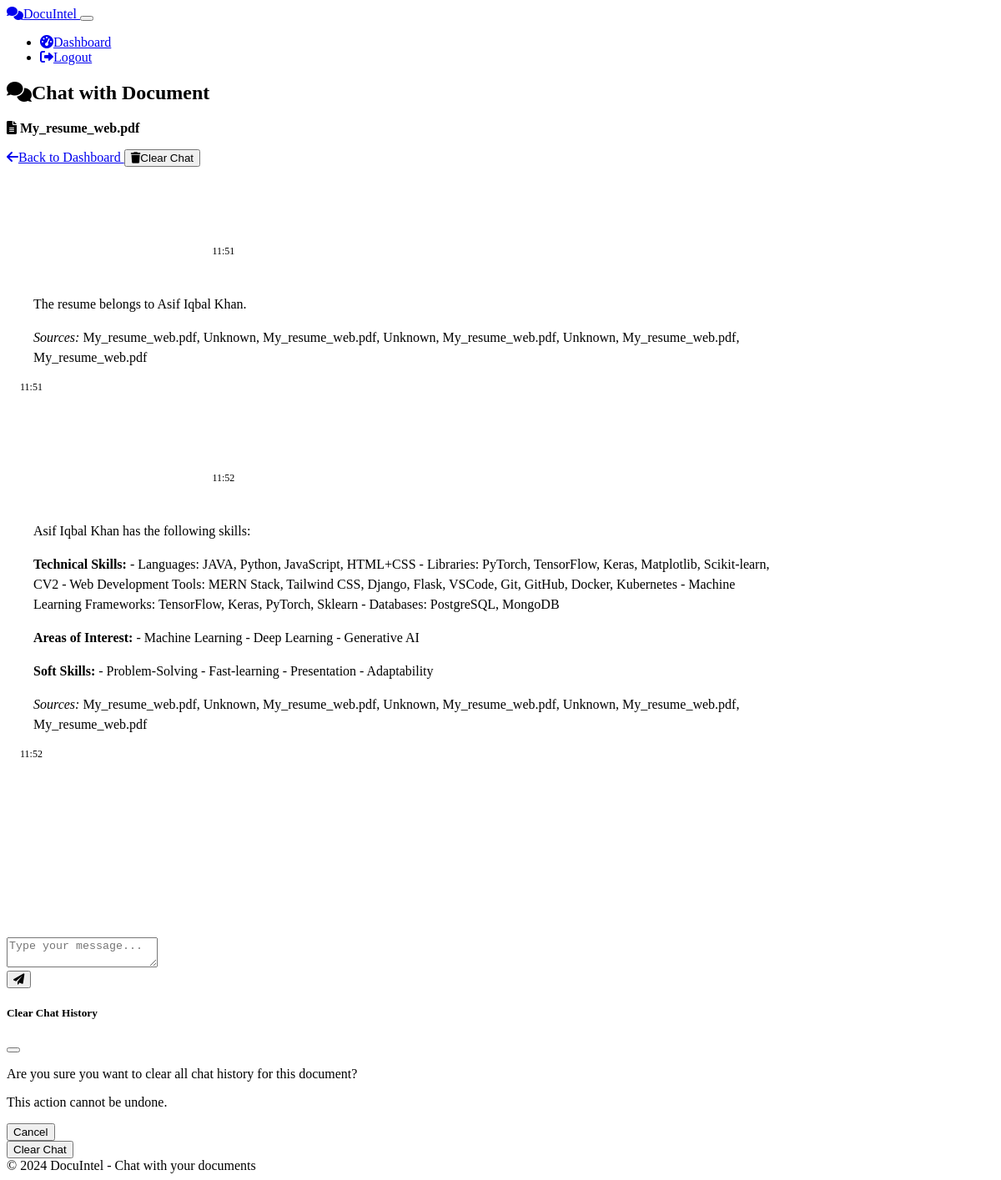
The page /chat/3 (signed in) on the database its author committed.
### models.py (models this page shows, shortened)
class Document(db.Model):
    id = db.Column(db.Integer, primary_key=True)
    user_id = db.Column(db.Integer, db.ForeignKey('user.id'), nullable=False)
    filename = db.Column(db.String(255), nullable=False)
    original_filename = db.Column(db.String(255), nullable=False)
    file_path = db.Column(db.String(512), nullable=False)
    file_type = db.Column(db.String(20), nullable=False)
    file_size = db.Column(db.Integer, nullable=False)  # in bytes
    processed = db.Column(db.Boolean, default=False)
    uploaded_at = db.Column(db.DateTime, default=datetime.utcnow)
    extracted_text = db.Column(db.Text, nullable=True)
    chat_sessions = db.relationship('ChatSession', backref='document', lazy='dynamic', cascade='all, delete-orphan')
    group_chats = db.relationship('GroupChatSession', secondary=document_group_chat, back_populates='documents')

class ChatMessage(db.Model):
    id = db.Column(db.Integer, primary_key=True)
    chat_session_id = db.Column(db.Integer, db.ForeignKey('chat_session.id'), nullable=False)
    is_user = db.Column(db.Boolean, default=True)  # True for user messages, False for bot messages
    content = db.Column(db.Text, nullable=False)
    timestamp = db.Column(db.DateTime, default=datetime.utcnow)

### routes/chat.py (the view)
@chat_bp.route('/chat/<int:chat_id>', methods=['GET'])
@login_required
def chat_view(chat_id):
    chat_session = ChatSession.query.filter_by(
        id=chat_id,
        user_id=current_user.id
    ).first_or_404()
    document = Document.query.filter_by(
        id=chat_session.document_id,
        user_id=current_user.id
    ).first_or_404()
    messages = ChatMessage.query.filter_by(
        chat_session_id=chat_id
    ).order_by(ChatMessage.timestamp).all()
    form = MessageForm()
    return render_template(
        'chat.html',
        chat_session=chat_session,
        document=document,
        messages=messages,
        form=form
    )

### routes/chat.py
class MessageForm(FlaskForm):
    message = TextAreaField('Your Message', validators=[DataRequired()])
    submit = SubmitField('Send')

### app.py (called while the page is built)
@app.template_filter('markdown')
def markdown_filter(text):
    return markdown.markdown(text)

@app.context_processor
def utility_processor():
    from datetime import datetime
    return {
        'now': datetime.now
    }

@login_manager.user_loader
def load_user(user_id):
    from models import User
    return User.query.get(int(user_id))

### templates/chat.html (shortened to what this page needs)
{% extends 'base.html' %}
{% block content %}
<div class="row mb-3">
    <div class="col-lg-8">
        <h2><i class="fas fa-comments me-2"></i>Chat with Document</h2>
        <p>
            <i class="fas fa-file-alt me-1"></i>
            <strong>{{ document.original_filename }}</strong>
        </p>
    </div>
    <div class="col-lg-4 text-end">
        <a href="{{ url_for('document.dashboard') }}" class="btn btn-secondary">
            <i class="fas fa-arrow-left me-2"></i>Back to Dashboard
        </a>
        <button class="btn btn-danger" data-bs-toggle="modal" data-bs-target="#clearChatModal">
            <i class="fas fa-trash me-2"></i>Clear Chat
        </button>
    </div>
</div>
<div class="card shadow chat-container">
    <div class="message-container" id="messageContainer">
        {% if messages %}
            {% for message in messages %}
                <div class="message {% if message.is_user %}user-message{% else %}bot-message{% endif %}">
                    <div class="message-content">
                        {{ message.content|markdown|safe }}
                    </div>
                    <div class="message-time text-end">
                        {{ message.timestamp.strftime('%H:%M') }}
                    </div>
                </div>
            {% endfor %}
        {% endif %}
    </div>
    <div class="card-footer bg-dark p-3">
        <form id="messageForm" class="d-flex">
            <div class="flex-grow-1 me-2">
                <textarea class="form-control" id="userMessage" rows="2" placeholder="Type your message..." required></textarea>
            </div>
            <div>
                <button type="submit" class="btn btn-primary h-100" id="sendButton">
                    <i class="fas fa-paper-plane"></i>
                </button>
            </div>
        </form>
    </div>
</div>
<div class="modal fade" id="clearChatModal" tabindex="-1" aria-labelledby="clearChatModalLabel" aria-hidden="true">
    <div class="modal-dialog">
        <div class="modal-content">
            <div class="modal-header">
                <h5 class="modal-title" id="clearChatModalLabel">Clear Chat History</h5>
                <button type="button" class="btn-close" data-bs-dismiss="modal" aria-label="Close"></button>
            </div>
            <div class="modal-body">
                <p>Are you sure you want to clear all chat history for this document?</p>
                <p class="text-danger">This action cannot be undone.</p>
            </div>
            <div class="modal-footer">
                <button type="button" class="btn btn-secondary" data-bs-dismiss="modal">Cancel</button>
                <form action="{{ url_for('chat.clear_chat', chat_id=chat_session.id) }}" method="POST">
                    <button type="submit" class="btn btn-danger">Clear Chat</button>
                </form>
            </div>
        </div>
    </div>
</div>
{% endblock %}

### static/css/custom.css (style rules this page uses)
.message-container { scrollbar-width: thin; scrollbar-color: var(--bs-secondary) var(--bs-dark); }
.bot-message .message-content { line-height: 1.5; }
.bot-message .message-content p { margin-bottom: 0.75rem; }
.bot-message .message-content p:last-child { margin-bottom: 0; }

### templates/chat.html (style rules this page uses)
.chat-container { height: calc(100vh - 250px); min-height: 400px; display: flex; flex-direction: column; }
.message-container { flex: 1; overflow-y: auto; padding: 1rem; }
.message { margin-bottom: 1rem; max-width: 80%; }
.user-message { margin-left: auto; }
.bot-message { margin-right: auto; }
.message-content { padding: 0.75rem 1rem; border-radius: 1rem; }
.user-message .message-content { background-color: var(--bs-primary); color: white; border-radius: 1rem 1rem 0 1rem; }
.bot-message .message-content { background-color: var(--bs-dark); border-radius: 1rem 1rem 1rem 0; }
.message-time { font-size: 0.75rem; color: var(--bs-secondary); margin-top: 0.25rem; }

### rows shown on the page
Document: original_filename "My_resume_web.pdf"
ChatMessage: timestamp "11:51"
ChatMessage: content "The resume belongs to Asif Iqbal Khan. Sources: My_resume_web.pdf, Unknown, My_resume_web.pdf, Unknown, My_resume_web.pdf, Unknown, My_resume_web.pdf, My_resume_web.pdf", timestamp "11:51"
ChatMessage: timestamp "11:52"
ChatMessage: content "Asif Iqbal Khan has the following skills: Technical Skills: - Languages: JAVA, Python, JavaScript, HTML+CSS - Libraries: PyTorch, TensorFlow, Keras, Matplotlib, Scikit-learn, CV2 - Web Development Tools: MERN Stack, Tailwind CSS, Django, Flask, VSCode, Git, GitHub, Docker, Kubernetes - Machine Learning Frameworks: TensorFlow, Keras, PyTorch, Sklearn - Databases: PostgreSQL, MongoDB Areas of Interest: - Machine Learning - Deep Learning - Generative AI Soft Skills: - Problem-Solving - Fast-learning - Presentation - Adaptability Sources: My_resume_web.pdf, Unknown, My_resume_web.pdf, Unknown, My_resume_web.pdf, Unknown, My_resume_web.pdf, My_resume_web.pdf", timestamp "11:52"
